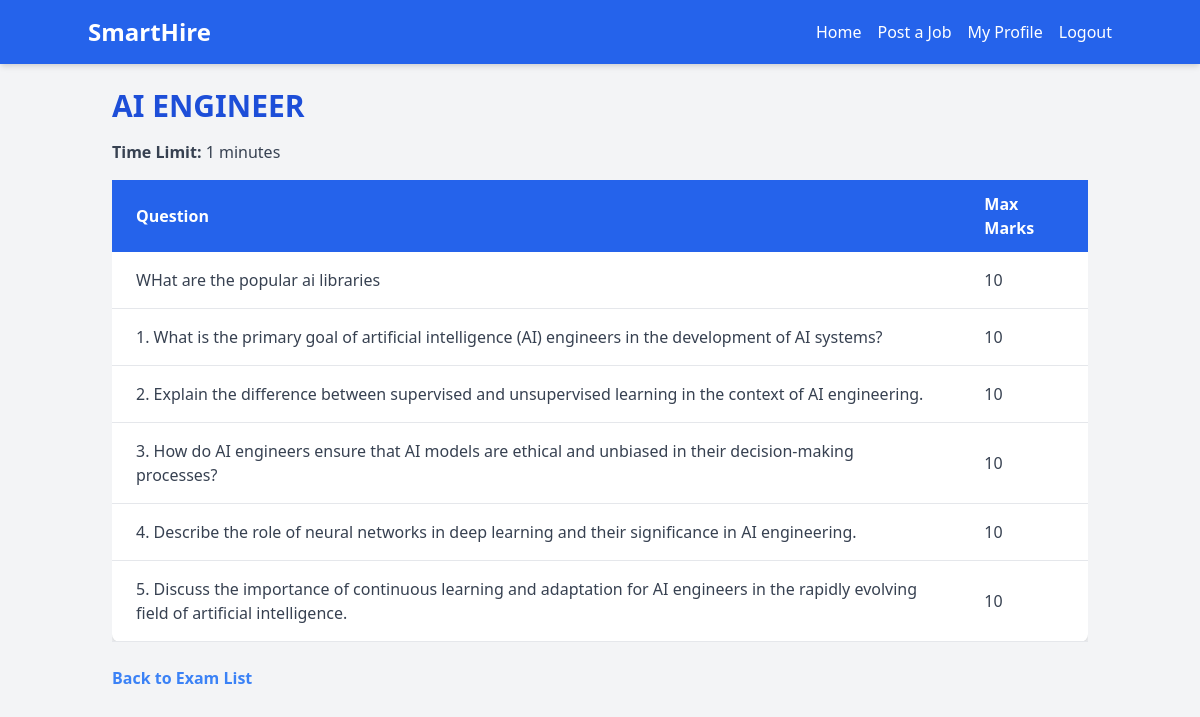
The app's page /viewexam/27/ (signed in) with its own data.
### job/models.py (models this page shows)
class Exam(models.Model):
    jobprovider = models.ForeignKey(JobproviderRegister, on_delete=models.CASCADE)
    job_requirements = models.ForeignKey(Jobrequirements, on_delete=models.CASCADE)
    title = models.CharField(max_length=100)
    time_limit = models.IntegerField(help_text="Time limit in minutes")
    created_at = models.DateTimeField(auto_now_add=True)

class ExamQuestion(models.Model):
    exam = models.ForeignKey(Exam, related_name='questions', on_delete=models.CASCADE)
    question_text = models.TextField()
    max_marks = models.IntegerField(help_text="Maximum marks for this question")
    scored=models.IntegerField(default=0,null=True,blank=True)

### job/views.py (the view)
# urls.py: path('viewexam/<int:exam_id>/',view_exam_questions, name='view_exam_questions'),
def view_exam_questions(request, exam_id):
    if 'jobprovider_id' in request.session:
        jobprovider_id = request.session['jobprovider_id']
        exam = Exam.objects.get(id=exam_id, jobprovider_id=jobprovider_id)
        questions = exam.questions.all()  # Access related questions
        return render(request, 'view_exam_questions.html', {'exam': exam, 'questions': questions})
    return redirect('jobproviderlogin')

### job/templates/view_exam_questions.html (shortened to what this page needs)
<!DOCTYPE html>
<html lang="en">
<head>
    <link href="https://cdn.jsdelivr.net/npm/tailwindcss@2.2.19/dist/tailwind.min.css" rel="stylesheet">
</head>
<body class="bg-gray-100 text-gray-800">
    <nav class="bg-blue-600 text-white py-4 shadow-md">
        <div class="container mx-auto flex justify-between items-center">
            <a href="" class="text-2xl font-bold">SmartHire</a>
            <ul class="flex space-x-4">
                <li><a href="#" class="hover:text-yellow-300">Home</a></li>
                <li><a href="/post-job/" class="hover:text-yellow-300">Post a Job</a></li>
                <li><a href="/profile/" class="hover:text-yellow-300">My Profile</a></li>
                <li><a href="/logout/" class="hover:text-yellow-300">Logout</a></li>
            </ul>
        </div>
    </nav>
    <div class="container mx-auto p-6">
        <h1 class="text-3xl font-bold text-blue-700 mb-4">{{ exam.title }}</h1>
        <p class="text-gray-700 mb-4"><strong>Time Limit:</strong> {{ exam.time_limit }} minutes</p>
        {% if questions %}
            <div class="overflow-x-auto">
                <table class="min-w-full bg-white rounded-lg shadow-md">
                    <thead class="bg-blue-600 text-white">
                        <tr>
                            <th class="py-3 px-6 text-left">Question</th>
                            <th class="py-3 px-6 text-left">Max Marks</th>
                        </tr>
                    </thead>
                    <tbody class="text-gray-700">
                        {% for question in questions %}
                            <tr class="border-b hover:bg-gray-100 transition">
                                <td class="py-4 px-6">{{ question.question_text }}</td>
                                <td class="py-4 px-6">{{ question.max_marks }}</td>
                            </tr>
                        {% endfor %}
                    </tbody>
                </table>
            </div>
        {% else %}
            <div class="bg-yellow-100 text-yellow-800 p-4 rounded text-center mt-6">
                <p>No questions found for this exam. <a href="/create-exam-and-questions/{{ exam.id }}/" class="text-blue-600 font-semibold">Add questions now.</a></p>
            </div>
        {% endif %}
        <div class="mt-6">
            <a href="/list-exams/" class="text-blue-500 hover:text-blue-600 font-semibold">
                Back to Exam List
            </a>
        </div>
    </div>
</body>
</html>

### records on screen
Exam: title "AI ENGINEER", time_limit "1"
ExamQuestion: question_text "WHat are the popular ai libraries", max_marks "10"
ExamQuestion: question_text "1. What is the primary goal of artificial intelligence (AI) engineers in the development of AI systems?", max_marks "10"
ExamQuestion: question_text "2. Explain the difference between supervised and unsupervised learning in the context of AI engineering.", max_marks "10"
ExamQuestion: question_text "3. How do AI engineers ensure that AI models are ethical and unbiased in their decision-making processes?", max_marks "10"
ExamQuestion: question_text "4. Describe the role of neural networks in deep learning and their significance in AI engineering.", max_marks "10"
ExamQuestion: question_text "5. Discuss the importance of continuous learning and adaptation for AI engineers in the rapidly evolving field of artificial intelligence.", max_marks "10"
